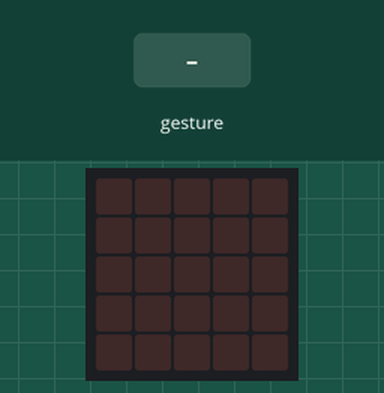
Recording of a program running on a simulated BBC micro:bit (MakeCode). Shown: the board's 5×5 LED display. The inputs (shaded band) are chosen by the test bench. Random numbers come from a fixed seed; a tilt is held for 1.5 s and a shake lasts 1 s, then the board lies face up again.

Above: at 1.2 s.
1.3 s: gesture 'shake'
At 2.0 s:
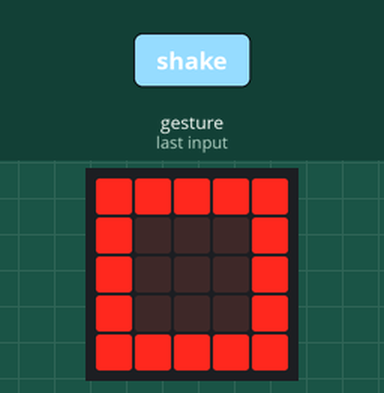
3.0 s: gesture 'shake'
At 4.5 s:
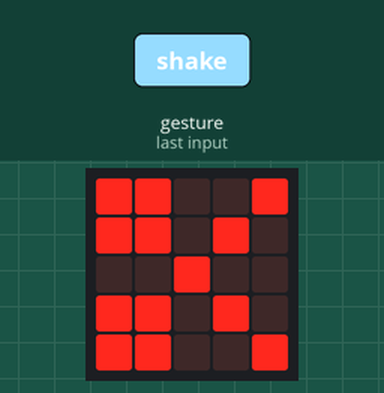
Timing chart, 0 to 6.0 s (numbered marks = the images above; inputs shaded):
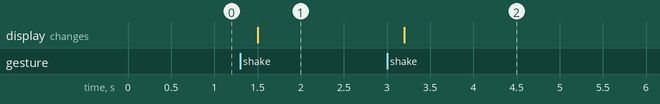

The program:

main.ts
```typescript
let hand = 0
input.onGesture(Gesture.Shake, function () {
    hand = randint(1, 3)
    if (hand == 1) {
        basic.showLeds(`
            # # # # #
            # . . . #
            # . . . #
            # . . . #
            # # # # #
            `)
    } else if (hand == 2) {
        basic.showLeds(`
            . . . . .
            . # # # .
            . # # # .
            . # # # .
            . . . . .
            `)
    } else {
        basic.showLeds(`
            # # . . #
            # # . # .
            . . # . .
            # # . # .
            # # . . #
            `)
    }
})
basic.forever(function () {
    radio.setGroup(5)
})
```

test.ts
```typescript
// tests gaan hier; deze zal niet worden gecompileerd wanneer dit pakket wordt gebruikt als extensie.
```

Measured:
- after the input at 1.3 s, the display: changes after 0.20 s (image 1)
- after the input at 3.0 s, the display: changes after 0.20 s (image 2)
